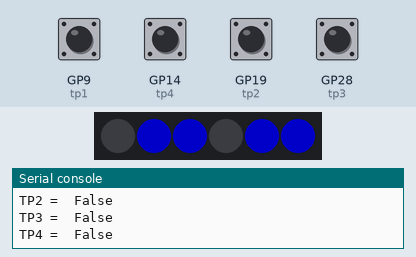
Simulated run of this program. Board: Raspberry Pi Pico running CircuitPython. Shown: 6 RGB LEDs in strip order, left to right, the last lines printed to the serial console. The inputs (shaded band) are chosen by the test bench; at power-on: GP9 (tp1), GP14 (tp4), GP19 (tp2), GP28 (tp3) LOW. Dim RGB values are drawn brighter than linear; touch pads read as touched when driven HIGH.

Above: at 1.2 s.
1.3 s: GP9 (tp1) pulled HIGH for 0.15 s
At 1.4 s:
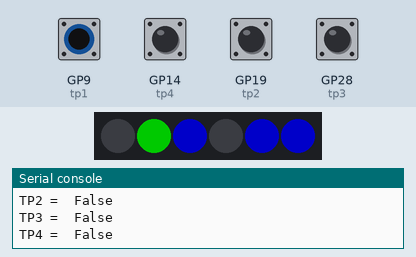
2.9 s: GP14 (tp4) pulled HIGH for 0.15 s
At 3.01 s:
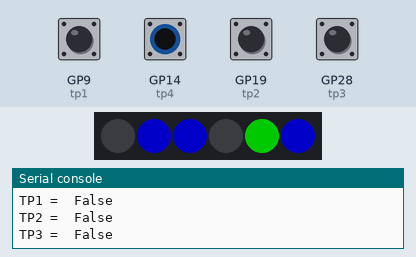
4.6 s: GP19 (tp2) pulled HIGH for 0.15 s
At 4.72 s:
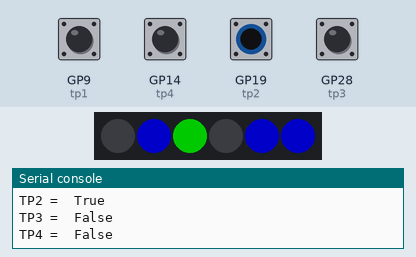
6.2 s: GP28 (tp3) pulled HIGH for 0.15 s
At 6.32 s:
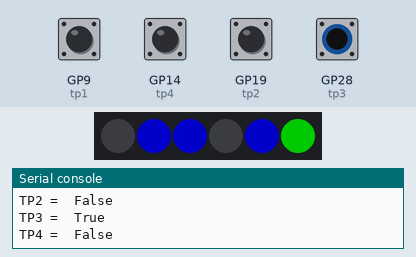
7.9 s: GP9 (tp1) driven HIGH and GP14 (tp4) driven HIGH and GP19 (tp2) driven HIGH and GP28 (tp3) driven HIGH
At 8.9 s:
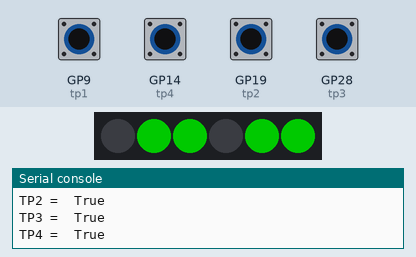
9.4 s: GP9 (tp1) driven LOW
At 10.7 s:
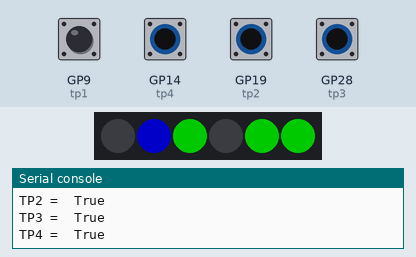
Timing chart, 0 to 11.9 s (numbered marks = the images above; inputs shaded):
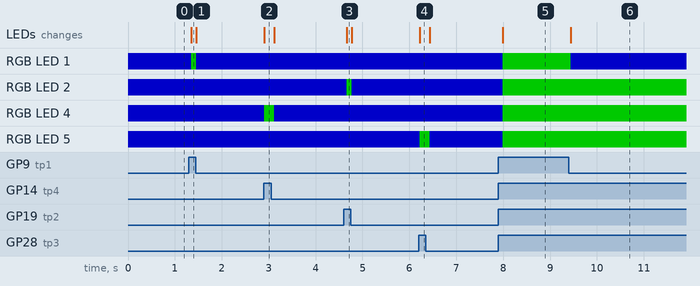

Measured:
- after the input at 1.3 s, RGB LED 1: RGB(0, 0, 102) → RGB(0, 102, 0) after 0.05 s, → RGB(0, 0, 102) 0.10 s later; the LEDs: change after 0.05 s (image 1)
- after the input at 2.9 s, RGB LED 4: RGB(0, 0, 102) → RGB(0, 102, 0) at once, → RGB(0, 0, 102) 0.21 s later; the LEDs: change at once (image 2)
- after the input at 4.6 s, RGB LED 2: RGB(0, 0, 102) → RGB(0, 102, 0) after 0.07 s, → RGB(0, 0, 102) 0.10 s later; the LEDs: change after 0.07 s (image 3)
- after the input at 6.2 s, RGB LED 5: RGB(0, 0, 102) → RGB(0, 102, 0) at once, → RGB(0, 0, 102) 0.21 s later; the LEDs: change at once (image 4)
- after the input at 7.9 s, RGB LED 1, RGB LED 2, RGB LED 4, RGB LED 5: RGB(0, 0, 102) → RGB(0, 102, 0) after 0.09 s; the LEDs: change after 0.09 s (image 5)
- after the input at 9.4 s, RGB LED 1: RGB(0, 102, 0) → RGB(0, 0, 102) at once; the LEDs: change at once (image 6)

The program:

code.py
```python
# MakeZurich Badge 2023
# Simple example on using the touch buttons from the cover

# Requires:
#  lib/neopixel.mpy

import time
import board
import touchio
import neopixel

# GP9, GP19, GP28 and GP14 connect to the touchpad (or a simple wire) and from there it needs
# a 1M Ohm resistor to GND
# see readme for needed extension to be made to the cover in order for this to work
try:
    tp1 = touchio.TouchIn(board.GP9)
except ValueError:
    print("TP1 has no pulldown")
try:
    tp2 = touchio.TouchIn(board.GP19)
except ValueError:
    print("TP2 has no pulldown")
try:
    tp3 = touchio.TouchIn(board.GP28)
except ValueError:
    print("TP3 has no pulldown")
try:
    tp4 = touchio.TouchIn(board.GP14)
except ValueError:
    print("TP4 has no pulldown")

# Setup the LED configuration for the 6 pixels on the badge
pixel_pin = board.GP22
num_pixels = 6

pixels = neopixel.NeoPixel(pixel_pin, num_pixels, brightness=0.4, auto_write=False)

# Color definitions
RED = (255, 0, 0)
YELLOW = (255, 150, 0)
GREEN = (0, 255, 0)
BLUE = (0, 0, 255)
BLACK = (0, 0, 0)

# Reset all pixels to black to ensure they are not in an old state while we wait for the first data
pixels.fill(BLACK)
pixels.show()

while True:
    try:
        print("TP1 = ", tp1.value)
        if(tp1.value):
            pixels[1] = GREEN
        else:
            pixels[1] = BLUE
    except NameError:
        pixels[1] = RED
    try:
        print("TP2 = ", tp2.value)
        if(tp2.value):
            pixels[2] = GREEN
        else:
            pixels[2] = BLUE
    except NameError:
        pixels[2] = RED
    try:
        print("TP3 = ", tp3.value)
        if(tp3.value):
            pixels[5] = GREEN
        else:
            pixels[5] = BLUE
    except NameError:
        pixels[5] = RED
    try:
        print("TP4 = ", tp4.value)
        if(tp4.value):
            pixels[4] = GREEN
        else:
            pixels[4] = BLUE
    except NameError:
        pixels[4] = RED
    pixels.show()
    time.sleep(0.1)
```
